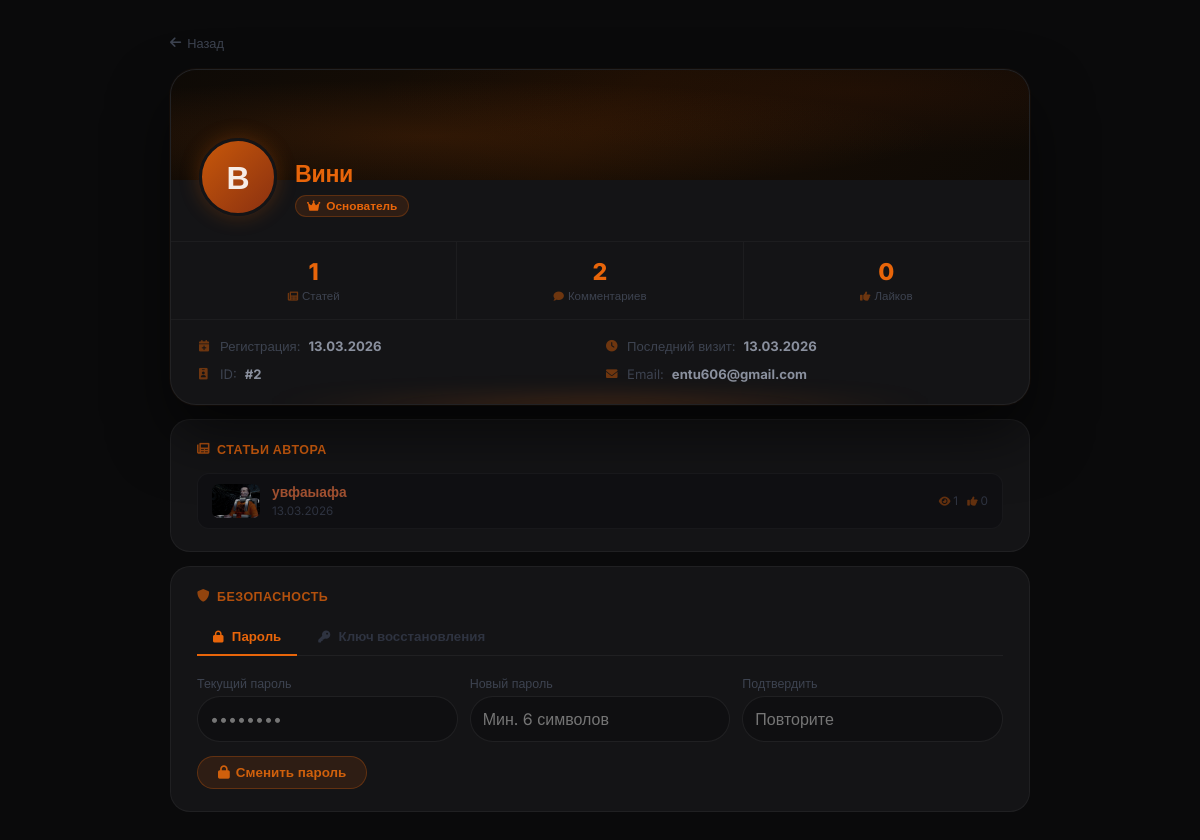
The page /profile/Вини (signed in) on the database as committed earlier.
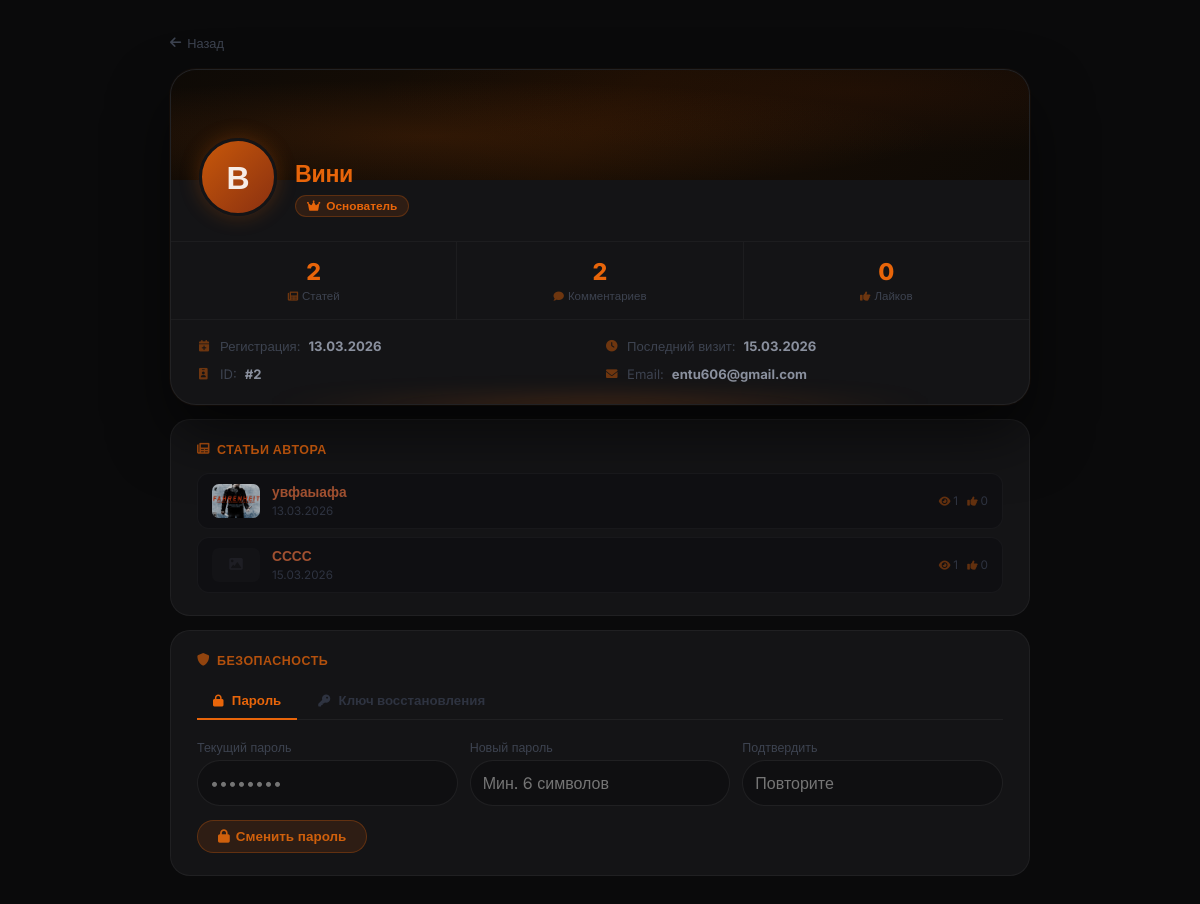
The same page on the database as committed later.
### models.py (models this page shows, shortened)
class User(db.Model, UserMixin):
    __tablename__ = 'users'
    id             = db.Column(db.Integer, primary_key=True)
    username       = db.Column(db.String(80),  unique=True, nullable=False)
    email          = db.Column(db.String(120), unique=True, nullable=False)
    password_hash  = db.Column(db.String(256), nullable=False)
    role           = db.Column(db.Integer, default=0)
    created_at     = db.Column(db.DateTime, default=datetime.utcnow)   # дата регистрации
    last_seen      = db.Column(db.DateTime, default=datetime.utcnow)
    banned_until   = db.Column(db.DateTime, nullable=True)
    ban_reason     = db.Column(db.String(500), nullable=True)
    banned_by_id   = db.Column(db.Integer, db.ForeignKey('users.id'), nullable=True)
    recovery_key   = db.Column(db.String(256), nullable=True)  # хеш секретного ключа восстановления
    avatar         = db.Column(db.String(300), nullable=True)   # путь к аватарке
    articles       = db.relationship('Article',  backref='author',     lazy='dynamic', foreign_keys='Article.author_id')
    comments       = db.relationship('Comment',  backref='author',     lazy='dynamic', foreign_keys='Comment.author_id')
    votes          = db.relationship('Vote',     backref='user',       lazy='dynamic')
    extra_pages    = db.relationship('ExtraPage', backref='author',    lazy='dynamic', foreign_keys='ExtraPage.author_id')
    comment_reactions = db.relationship('CommentReaction', backref='user', lazy='dynamic')
    def is_banned(self):
        if self.banned_until and self.banned_until > datetime.utcnow():
            return True
        return False

class Article(db.Model):
    __tablename__ = 'articles'
    id          = db.Column(db.Integer, primary_key=True)
    title       = db.Column(db.String(300), nullable=False)
    preview     = db.Column(db.Text, nullable=True)       # краткое описание
    content     = db.Column(db.Text, nullable=False)
    image       = db.Column(db.String(500), nullable=True)  # URL изображения (старый способ)
    image_file  = db.Column(db.String(300), nullable=True)  # имя файла загруженного изображения
    video_url   = db.Column(db.String(500), nullable=True)  # ссылка на YouTube
    video_file  = db.Column(db.String(300), nullable=True)  # загруженный видео-файл
    category    = db.Column(db.String(50), default='article')
    views       = db.Column(db.Integer, default=0)
    likes       = db.Column(db.Integer, default=0)
    dislikes    = db.Column(db.Integer, default=0)
    created_at  = db.Column(db.DateTime, default=datetime.utcnow)
    updated_at  = db.Column(db.DateTime, default=datetime.utcnow, onupdate=datetime.utcnow)
    author_id   = db.Column(db.Integer, db.ForeignKey('users.id'), nullable=False)
    game_id     = db.Column(db.Integer, db.ForeignKey('games.id'), nullable=True)
    comments    = db.relationship('Comment',      backref='article', lazy='dynamic',
                                  cascade='all, delete-orphan')
    votes       = db.relationship('Vote',         backref='article', lazy='dynamic',
                                  cascade='all, delete-orphan')
    extra_pages = db.relationship('ExtraPage',    backref='article', lazy='dynamic',
                                  cascade='all, delete-orphan')
    dropdown_items = db.relationship('DropdownItem', backref='article', lazy='dynamic',
                                     cascade='all, delete-orphan', order_by='DropdownItem.order')
    article_views  = db.relationship('ArticleView',  backref='article', lazy='dynamic',
                                     cascade='all, delete-orphan')
    def get_image_url(self):
        if self.image_file:
            return f'/static/uploads/{self.image_file}'
        if self.image:
            return self.image
        return None

### app.py (the view)
@app.route('/profile/<username>')
def profile(username):
    user = User.query.filter_by(username=username).first_or_404()
    return render_template('profile.html', user=user)

### app.py (called while the page is built)
@login_manager.user_loader
def load_user(user_id):
    return User.query.get(int(user_id))

@app.before_request
def update_last_seen():
    if current_user.is_authenticated:
        current_user.last_seen = datetime.utcnow()
        db.session.commit()

@app.after_request
def add_security_headers(response):
    response.headers['X-Content-Type-Options'] = 'nosniff'
    response.headers['X-Frame-Options']        = 'DENY'
    response.headers['X-XSS-Protection']       = '1; mode=block'
    response.headers.pop('Server', None)
    response.headers.pop('X-Powered-By', None)
    return response

### templates/profile.html (shortened to what the changed rows need)
{% extends "base.html" %}
{% block content %}
<div class="profile-outer">
<div class="profile-inner">
    <div class="profile-main-card">
        <div class="profile-info-row">
            <label class="profile-avatar" {% if user.id == current_user.id %}for="avatarFileQuick" title="Сменить аватарку"{% endif %}>
                {% if user.avatar %}
                    <img src="{{ user.avatar }}" alt="{{ user.username }}">
                {% else %}
                    {{ user.username[0] }}
                {% endif %}
            </label>
            <div class="profile-name-block">
                <div class="profile-username">{{ user.username }}</div>
                {% set role_names = {0: ('Участник', 'fas fa-user'), 1: ('Модератор', 'fas fa-shield-alt'), 2: ('Редактор', 'fas fa-pen'), 3: ('Ст. Модератор', 'fas fa-user-shield'), 4: ('Основатель', 'fas fa-crown')} %}
                {% set rname, ricon = role_names.get(user.role, ('Участник', 'fas fa-user')) %}
                <div class="role-badge role-{{ user.role }}"><i class="{{ ricon }}"></i> {{ rname }}</div>
            </div>
        </div>
        <div class="profile-stats">
            <div class="stat-box">
                <span class="stat-num">{{ user.articles.count() }}</span>
                <div class="stat-lbl"><i class="fas fa-newspaper"></i> Статей</div>
            </div>
                <span class="stat-num">{% set tl = namespace(v=0) %}{% for art in user.articles %}{% set tl.v = tl.v + art.likes %}{% endfor %}{{ tl.v }}</span>
        </div>
        <div class="profile-details">
            <div class="detail-row"><i class="fas fa-calendar-plus"></i> Регистрация: <strong>{% if user.created_at %}{{ user.created_at.strftime('%d.%m.%Y') }}{% else %}—{% endif %}</strong></div>
            <div class="detail-row"><i class="fas fa-clock"></i> Последний визит: <strong>{% if user.last_seen %}{{ user.last_seen.strftime('%d.%m.%Y') }}{% else %}—{% endif %}</strong></div>
            <div class="detail-row"><i class="fas fa-id-badge"></i> ID: <strong>#{{ user.id }}</strong></div>
            {% if current_user.is_authenticated and (current_user.id == user.id or current_user.role >= 3) %}
            <div class="detail-row"><i class="fas fa-envelope"></i> Email: <strong>{{ user.email }}</strong></div>
            {% endif %}
        </div>
    </div>
    {% if user.articles.count() > 0 %}
    <div class="sub-card">
        {% for art in user.articles.limit(10) %}
        <a href="{{ url_for('article', article_id=art.id) }}" class="art-item">
            {% if art.get_image_url() %}
                <img src="{{ art.get_image_url() }}" class="art-thumb" alt="">
            {% else %}
                <div class="art-thumb-ph"><i class="fas fa-image" style="font-size:0.85rem;"></i></div>
            {% endif %}
            <div style="flex:1; min-width:0; position:relative; z-index:1;">
                <div class="art-title-text">{{ art.title }}</div>
                <div class="art-date">{{ art.created_at.strftime('%d.%m.%Y') }}</div>
            </div>
            <div class="art-stats" style="position:relative; z-index:1;">
                <span><i class="fas fa-eye"></i> {{ art.views }}</span>
                <span><i class="fas fa-thumbs-up"></i> {{ art.likes }}</span>
            </div>
        </a>
        {% endfor %}
    </div>
    {% endif %}
</div>
{% endblock %}

Rows that differ between the two databases and show on the page:
changed User "Вини": last_seen "13.03.2026" → "15.03.2026"
changed Article "увфаыафа": get_image_url: a different picture
added Article: title "СССС", created_at "15.03.2026", views "1", likes "0"
Other text that changed with them:
{{ user.articles.count() }}: "1" → "2"
